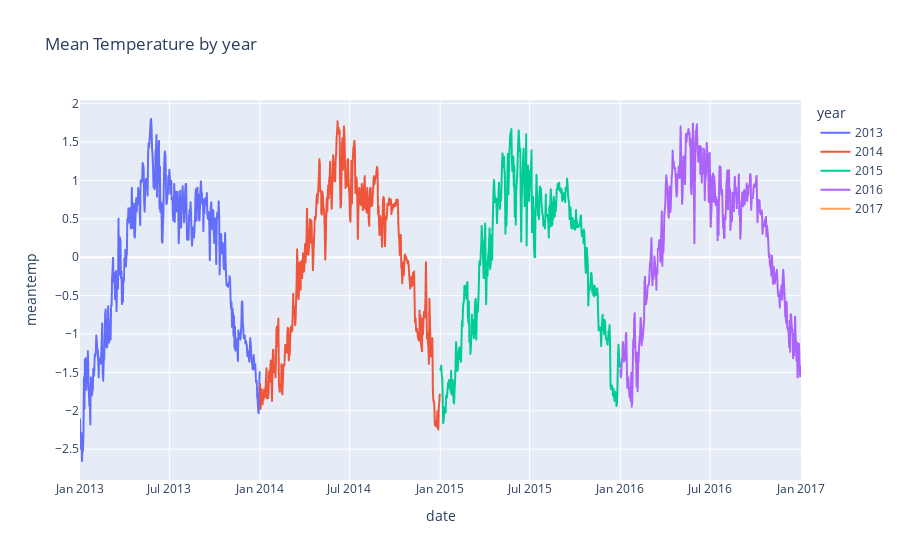

The cell this chart's notebook holds for it:
### Code cell
# same in plotly
fig = px.line(df_scaled, x = df_scaled.index, y="meantemp", color = "year", title = "Mean Temperature by year")
fig.show()

### Figure 1 — Plotly figure (JSON) as saved in the notebook; plotly's stock layout.template omitted (floating-point values rounded to 4 significant figures; data arrays with more than 128 entries replaced by an {"elided": "..."} marker saying what was removed)
{"data": [{"hovertemplate": "year=2013<br>date=%{x}<br>meantemp=%{y}<extra></extra>", "legendgroup": "2013", "line": {"color": "#636efa", "dash": "solid"}, "marker": {"symbol": "circle"}, "mode": "lines", "name": "2013", "showlegend": true, "type": "scattergl", "x": {"elided": "365 str values"}, "xaxis": "x", "y": {"elided": "365 float values"}, "yaxis": "y"}, {"hovertemplate": "year=2014<br>date=%{x}<br>meantemp=%{y}<extra></extra>", "legendgroup": "2014", "line": {"color": "#EF553B", "dash": "solid"}, "marker": {"symbol": "circle"}, "mode": "lines", "name": "2014", "showlegend": true, "type": "scattergl", "x": {"elided": "365 str values"}, "xaxis": "x", "y": {"elided": "365 float values"}, "yaxis": "y"}, {"hovertemplate": "year=2015<br>date=%{x}<br>meantemp=%{y}<extra></extra>", "legendgroup": "2015", "line": {"color": "#00cc96", "dash": "solid"}, "marker": {"symbol": "circle"}, "mode": "lines", "name": "2015", "showlegend": true, "type": "scattergl", "x": {"elided": "365 str values"}, "xaxis": "x", "y": {"elided": "365 float values"}, "yaxis": "y"}, {"hovertemplate": "year=2016<br>date=%{x}<br>meantemp=%{y}<extra></extra>", "legendgroup": "2016", "line": {"color": "#ab63fa", "dash": "solid"}, "marker": {"symbol": "circle"}, "mode": "lines", "name": "2016", "showlegend": true, "type": "scattergl", "x": {"elided": "366 str values"}, "xaxis": "x", "y": {"elided": "366 float values"}, "yaxis": "y"}, {"hovertemplate": "year=2017<br>date=%{x}<br>meantemp=%{y}<extra></extra>", "legendgroup": "2017", "line": {"color": "#FFA15A", "dash": "solid"}, "marker": {"symbol": "circle"}, "mode": "lines", "name": "2017", "showlegend": true, "type": "scattergl", "x": ["2017-01-01T00:00:00"], "xaxis": "x", "y": [-2.11], "yaxis": "y"}], "layout": {"legend": {"title": {"text": "year"}, "tracegroupgap": 0}, "title": {"text": "Mean Temperature by year"}, "xaxis": {"anchor": "y", "domain": [0, 1], "title": {"text": "date"}}, "yaxis": {"anchor": "x", "domain": [0, 1], "title": {"text": "meantemp"}}}}
